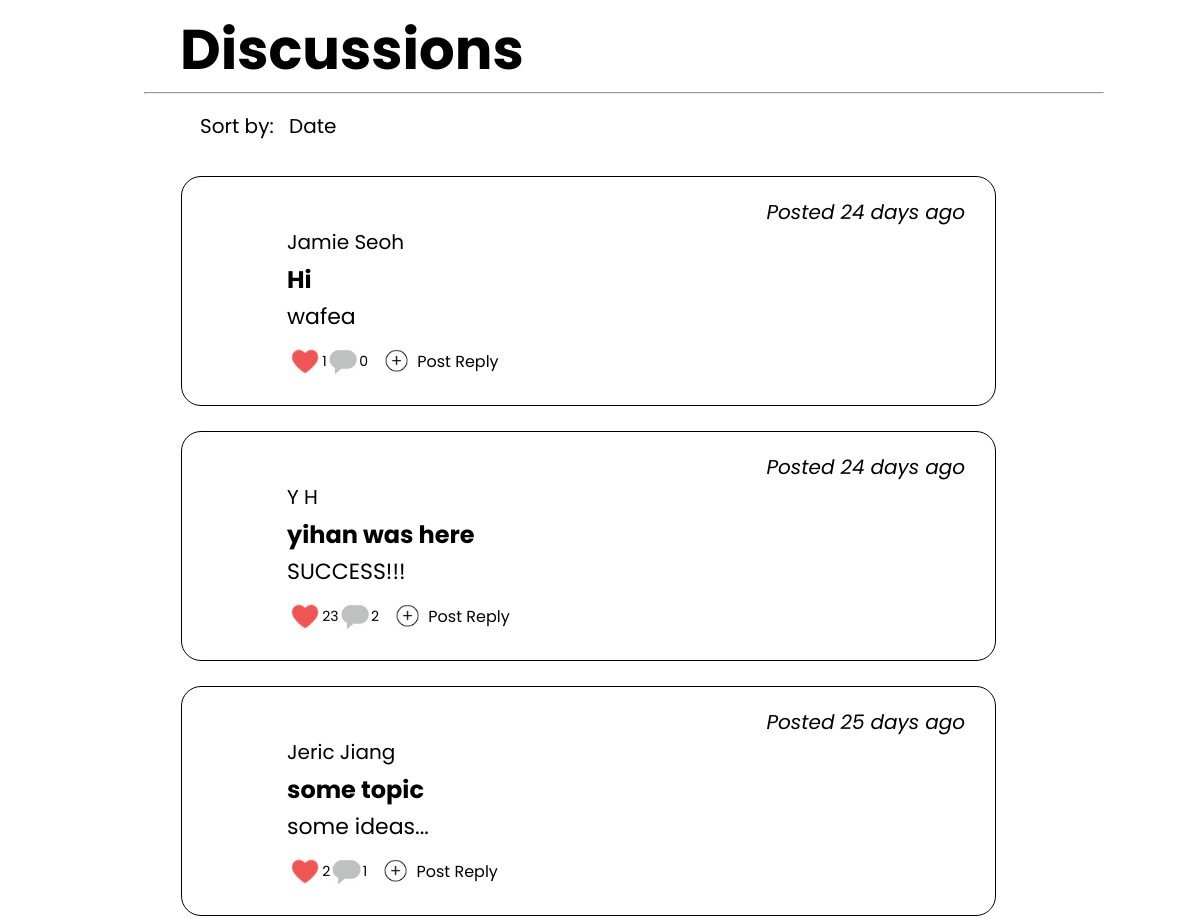
/forum (middle part), run on an earlier commit of the app's database.
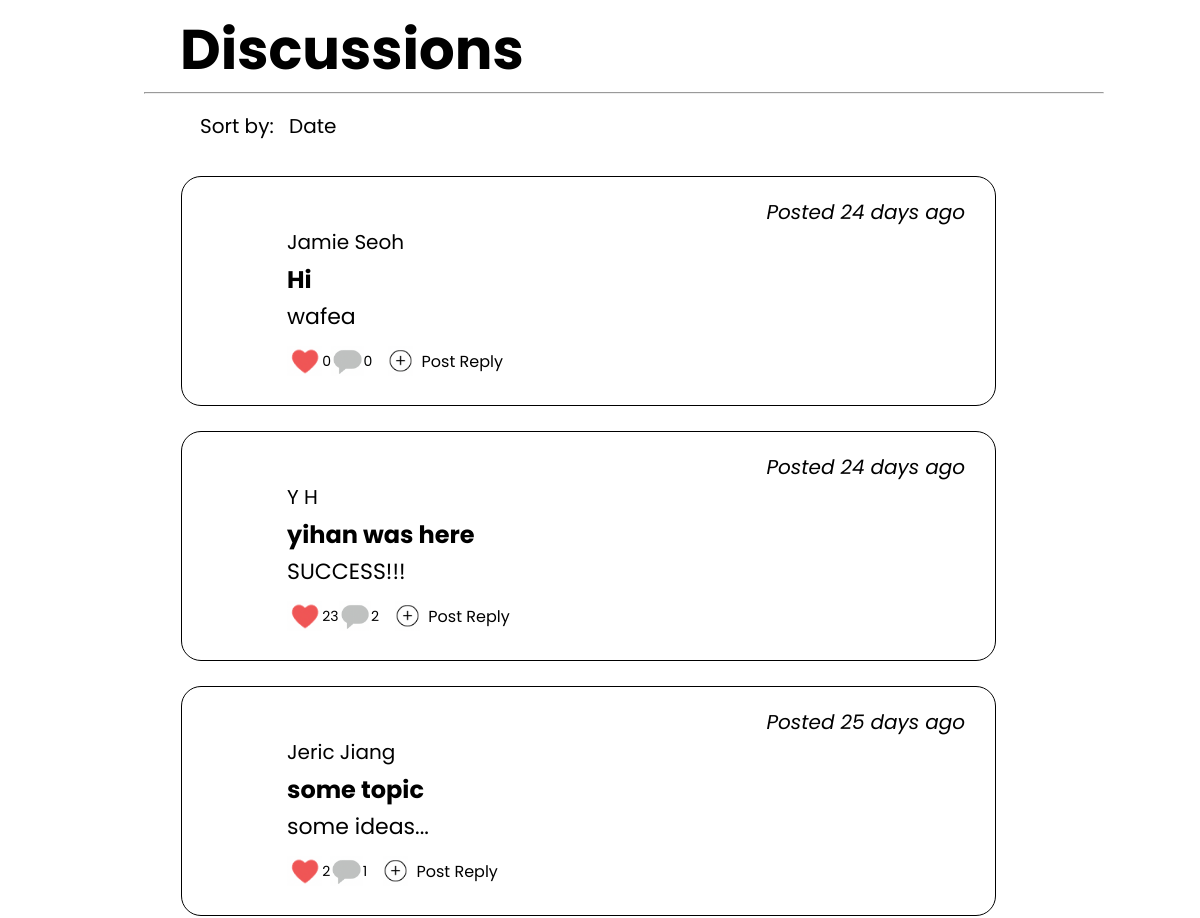
And on a later commit of the database.
### database.py (models this page shows, shortened)
class Comment(db.Model):
    __tablename__ = 'Comments'
    id = db.Column(db.Integer, primary_key=True)
    username = db.Column(db.String, nullable=False)
    topic = db.Column(db.String, nullable=False, default='')
    content = db.Column(db.String, nullable=False)
    likecount = db.Column(db.Integer, nullable=True, default=0)
    time_posted = db.Column(db.DateTime)
    channel_posted = db.Column(db.Integer, db.ForeignKey('Channels.id'), nullable=False)

### app.py (the view)
@app.route('/forum', methods=['POST', 'GET'])
def forum():
    channel_id = 1
    if request.method == 'POST':
        if 'sort-by' in request.form.keys():
            return sort(request, channel_id)
        elif 'content' in request.form.keys():
            print(request.form['content'], channel_id)
            new_comment = Comment(username=request.form['username'],
                topic=request.form['topic'],
                content=request.form['content'],
                time_posted=datetime.now(),
                channel_posted=channel_id)
            try:
                db.session.add(new_comment)
                db.session.commit()
                return redirect('/forum#discussion-position')
            except:
                return 'There was an issue posting your comment.'
        elif 'reply-content' in request.form.keys():
            return 'received return!'
    else:
        comments = Comment.query.order_by(Comment.time_posted).filter_by(channel_posted=channel_id).all()
        replyCountDict = {}
        for comment in comments:
            replyCount = db.session.query(Reply).filter(comment.id == Reply.parent_id).count()
            replyCountDict[comment.id] = replyCount
        return render_template('forum.html',
                               comments=comments[::-1],
                               sort='date',
                               s_user='',
                               channel_posted=channel_id,
                               replyCountDict=replyCountDict)

### app.py (called while the page is built)
@app.template_filter()
def capitalize(message):
    return message.capitalize()

@app.template_filter()
def calculate_time(time):
    time_delta = datetime.now() - time
    days = time_delta.days
    years = days // 365
    hours, remainder = divmod(time_delta.seconds, 3600)
    minutes, seconds = divmod(remainder, 60)
    _dict = {'years' : years,
     'days' : days,
     'hours' : hours,
     'minutes' : minutes,
     'seconds' : seconds}
    for i in _dict.keys():
        if _dict[i] != 0:
            time_passed = f'{_dict[i]} {i}'
            return time_passed if _dict[i] != 1 else time_passed[:-1]
    return '0 seconds'

### templates/forum.html (shortened to what this page needs)
{% extends 'base.html' %}
{% block head %}
<link href="{{ url_for('static', filename='css/forum.css') }}" rel="stylesheet">
{% endblock %}
{% block body %}
<div id="discussion-div">
    <label id="discussion">Discussions</label>
    <hr class="discussion-line">
</div>
<section id="sort-wrapper">
    <form id="sort-form" class="wrapper split" action="/forum" method="POST">
        <div id="sort-display">
            Sort by: <div id="sort-by" class="dropdown inline">
                <p id="sort-by-display" class="dropdown-selected">{{ sort | capitalize }}</p>
            </div>
        </div>
    </form>
</section>
<section id="comments">
    {% for comment in comments %}
    <div class="post">
        <div class="post-metadata">
            Posted {{ comment.time_posted | calculate_time }} ago
        </div>
        <div class="post-content-by">
            <a class="post-username">{{ comment.username }}</a>
        </div>
        <p class="post-content-topic">
            {{ comment.topic }}
        </p>
        <p class="post-content">
            {{ comment.content | replace('\r\n', '<br>') | safe }}
        </p>
        <div>
            <div class="comments-nav">
                <img id="likes" src="{{ url_for('static', filename='images/likes.png') }}" height="30" onclick="AddLike('{{comment.id}}')"> <label id="like-count-{{comment.id}}">{{comment.likecount}}</label>
                <img id="replies" src="{{ url_for('static', filename='images/replies.png') }}" height="30" onclick="ToggleReplies('{{comment.id}}')"> <label id="reply-count-{{comment.id}}">{{ replyCountDict[comment.id] }}</label>
                <div id="add-replies-div-{{comment.id}}" class="hcenter">
                    <div id="reply-button-{{comment.id}}" class="reply-button">
                        <img id="add-reply" src="{{ url_for('static', filename='images/add-reply.png') }}" height="30" onclick="ToggleReplyInput('{{comment.id}}')">
                        <input id="add-reply-{{comment.id}}" type="submit" value="&nbsp;&nbsp;Post Reply">
                    </div>
                </div>
            </div>
        </div>
    </div>
    {% endfor %}
</section>
{% endblock %}

### templates/base.html (shortened to what this page needs)
<!DOCTYPE html>
<html lang="en">
    <head>
        <link href="{{ url_for('static', filename='css/main.css') }}" rel="stylesheet">
        {% block head %}{% endblock %}
    </head>
    <body>
        <div id="body">
            {% block body %}{% endblock %}
        </div>
    </body>
</html>

### static/css/main.css (style rules this page uses)
:root { --shadow-colour: black; --dark-background-colour: #121212; --dark-main-colour: white; --dark-disabled-colour: #afafaf; --dark-border-colour: white; --dark-primary-colour: #1f1f1f; --dark-secondary-colour: #2f2f2f; --dark-tertiary-colour: #292929; }
input:not([type="checkbox"]), textarea, .dropdown { background-color: var(--dark-background-colour); text-align: left; all: unset; }
body { background-color: white; color: var(--dark-main-colour); font-family: "Poppins"; font-size: 1.75vh; overflow-x: hidden; padding: 0; margin: 0; }
#body { height: calc(100vh - 2.5rem); transition: all 0.3s ease; padding: 0; }
input:not([type="checkbox"]), textarea { border: solid 1px var(--dark-border-colour); border-radius: 10px; padding: 10px; }
input[type="submit"] { background-color: var(--dark-primary-colour); transition: background-color 0.3s ease; }
label { user-select: none; }
.wrapper { border-radius: 10px; padding: 10px; }
.hcenter { justify-content: space-around; display: flex; }
.split { justify-content: space-between; display: flex; }
.inline { display: inline-block; }
.dropdown { align-items: flex-start; position: relative; user-select: none; }
.dropdown-selected { background-color: var(--dark-background-colour); padding: 10px; border-radius: 5px; margin: 0; }

### static/css/forum.css (style rules this page uses)
* { font-family: "Poppins", sans-serif; font-weight: 400; font-style: normal; box-sizing: border-box; }
#comments { background-color: white; color: black; transition: opacity 0.3s ease; position: relative; text-align: center; overflow-y: auto; margin-left: 13%; width: 70%; opacity: 0; z-index: 0; }
.post * { user-select: none; }
.post { background-color: white; border-radius: 20px; border: 1px; border-color: black; border-style: solid; margin-left: 25px; margin-top: 25px; padding-left: 100px; padding-top: 20px; padding-right: 15px; padding-bottom: 15px; place-content: center; }
.post-content { overflow-wrap: break-word; text-align: left; line-height: 30px; font-size: 22px; }
.post-content-by { text-align: left; line-height: 30px; font-size: 20px; }
.post-content-topic { text-align: left; line-height: 45px; font-size: 24px; font-weight: bold; }
.post-metadata { background-color: white; color: black; text-align: right; font-size: 20px; font-style: italic; padding-right: 10px; margin: 0; }
.post-username { color: black; }
#sort-wrapper { background-color: white; align-items: center; position: relative; text-align: center; margin: 0 auto; display: flex; z-index: 1; }
#sort-form { width: 80%; margin-left: 200px; padding: 0px; }
.post > :not(#post-content) { margin: 0 5px; }
.post input:not(.reply-submit) { all: unset; }
.comments-nav { text-align: left; display: flex; align-items: center; }
.reply-button { margin: calc(5px + 1rem) 0; align-items: center; font-size: 1rem; display: flex; height: 1rem; }
::placeholder { color: rgb(133, 129, 129); }
#discussion-div { padding-top: 100px; }
#discussion { color: black; background-color: white; font-size: 56px; font-weight: 700; margin-left: 180px; }
.discussion-line { width: 80%; height: 1px; margin-left: 12%; margin-top: 0px; background-color: black; }
#sort-display { color: black; background-color: white; font-size: 20px; margin-left: 0px; }
#sort-by-display { color: black; background-color: white; }
#sort-by { border-color: black; }

What changed in the data, as far as the page shows it:
changed Comment "Hi": likecount "1" → "0"
